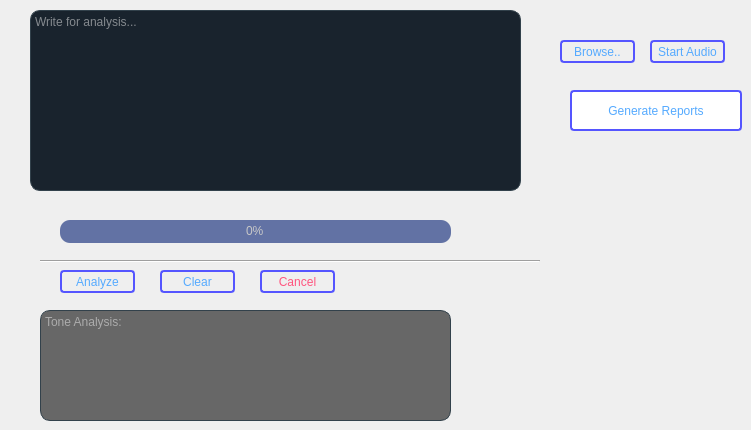
   <widget class="QWidget" name="tab_3">
    <attribute name="title">
     <string>Tone Analyzer</string>
    </attribute>
    <widget class="QPlainTextEdit" name="plainTextEdit">
     <property name="geometry">
      <rect>
       <x>30</x>
       <y>10</y>
       <width>491</width>
       <height>181</height>
      </rect>
     </property>
     <property name="palette">
      <palette>
       <active>
        <colorrole role="WindowText">
         <brush brushstyle="SolidPattern">
          <color alpha="255">
           <red>240</red>
           <green>240</green>
           <blue>240</blue>
          </color>
         </brush>
        </colorrole>
        <colorrole role="Button">
         <brush brushstyle="SolidPattern">
          <color alpha="255">
           <red>25</red>
           <green>35</green>
           <blue>45</blue>
          </color>
         </brush>
        </colorrole>
        <colorrole role="Text">
         <brush brushstyle="SolidPattern">
          <color alpha="255">
           <red>240</red>
           <green>240</green>
           <blue>240</blue>
          </color>
         </brush>
        </colorrole>
        <colorrole role="ButtonText">
         <brush brushstyle="SolidPattern">
          <color alpha="255">
           <red>240</red>
           <green>240</green>
           <blue>240</blue>
          </color>
         </brush>
        </colorrole>
        <colorrole role="Base">
         <brush brushstyle="SolidPattern">
          <color alpha="255">
           <red>25</red>
           <green>35</green>
           <blue>45</blue>
          </color>
         </brush>
        </colorrole>
        <colorrole role="Window">
         <brush brushstyle="SolidPattern">
          <color alpha="255">
           <red>25</red>
           <green>35</green>
           <blue>45</blue>
          </color>
         </brush>
        </colorrole>
        <colorrole role="PlaceholderText">
         <brush brushstyle="NoBrush">
          <color alpha="128">
           <red>240</red>
           <green>240</green>
           <blue>240</blue>
          </color>
         </brush>
        </colorrole>
       </active>
       <inactive>
        <colorrole role="WindowText">
         <brush brushstyle="SolidPattern">
          <color alpha="255">
           <red>240</red>
           <green>240</green>
           <blue>240</blue>
          </color>
         </brush>
        </colorrole>
        <colorrole role="Button">
         <brush brushstyle="SolidPattern">
          <color alpha="255">
           <red>25</red>
           <green>35</green>
           <blue>45</blue>
          </color>
         </brush>
        </colorrole>
        <colorrole role="Text">
         <brush brushstyle="SolidPattern">
          <color alpha="255">
           <red>240</red>
           <green>240</green>
           <blue>240</blue>
          </color>
         </brush>
        </colorrole>
        <colorrole role="ButtonText">
         <brush brushstyle="SolidPattern">
          <color alpha="255">
           <red>240</red>
           <green>240</green>
           <blue>240</blue>
          </color>
         </brush>
        </colorrole>
        <colorrole role="Base">
         <brush brushstyle="SolidPattern">
          <color alpha="255">
           <red>25</red>
           <green>35</green>
           <blue>45</blue>
          </color>
         </brush>
        </colorrole>
        <colorrole role="Window">
         <brush brushstyle="SolidPattern">
          <color alpha="255">
           <red>25</red>
           <green>35</green>
           <blue>45</blue>
          </color>
         </brush>
        </colorrole>
        <colorrole role="PlaceholderText">
         <brush brushstyle="NoBrush">
          <color alpha="128">
           <red>240</red>
           <green>240</green>
           <blue>240</blue>
          </color>
         </brush>
        </colorrole>
       </inactive>
       <disabled>
        <colorrole role="WindowText">
         <brush brushstyle="SolidPattern">
          <color alpha="255">
           <red>240</red>
           <green>240</green>
           <blue>240</blue>
          </color>
         </brush>
        </colorrole>
        <colorrole role="Button">
         <brush brushstyle="SolidPattern">
          <color alpha="255">
           <red>25</red>
           <green>35</green>
           <blue>45</blue>
          </color>
         </brush>
        </colorrole>
        <colorrole role="Text">
         <brush brushstyle="SolidPattern">
          <color alpha="255">
           <red>240</red>
           <green>240</green>
           <blue>240</blue>
          </color>
         </brush>
        </colorrole>
        <colorrole role="ButtonText">
         <brush brushstyle="SolidPattern">
          <color alpha="255">
           <red>240</red>
           <green>240</green>
           <blue>240</blue>
          </color>
         </brush>
        </colorrole>
        <colorrole role="Base">
         <brush brushstyle="SolidPattern">
          <color alpha="255">
           <red>25</red>
           <green>35</green>
           <blue>45</blue>
          </color>
         </brush>
        </colorrole>
        <colorrole role="Window">
         <brush brushstyle="SolidPattern">
          <color alpha="255">
           <red>25</red>
           <green>35</green>
           <blue>45</blue>
          </color>
         </brush>
        </colorrole>
        <colorrole role="PlaceholderText">
         <brush brushstyle="NoBrush">
          <color alpha="128">
           <red>240</red>
           <green>240</green>
           <blue>240</blue>
          </color>
         </brush>
        </colorrole>
       </disabled>
      </palette>
     </property>
     <property name="styleSheet">
      <string notr="true">QPlainTextEdit {
  background-color: #19232D;
  color: #F0F0F0;
  border-radius: 10px;
  border: 1px solid #32414B;
}

QPlainTextEdit:hover {
  border: 1px solid #148CD2;
  color: #F0F0F0;
}

QPlainTextEdit:focus {
  border: 1px solid #1464A0;
}

QPlainTextEdit:selected {
  background: #1464A0;
  color: #32414B;
}
</string>
     </property>
     <property name="horizontalScrollBarPolicy">
      <enum>Qt::ScrollBarAlwaysOff</enum>
     </property>
     <property name="placeholderText">
      <string>Write for analysis...</string>
     </property>
    </widget>
    <widget class="QPushButton" name="pushButton_12">
     <property name="geometry">
      <rect>
       <x>160</x>
       <y>270</y>
       <width>75</width>
       <height>23</height>
      </rect>
     </property>
     <property name="cursor">
      <cursorShape>PointingHandCursor</cursorShape>
     </property>
     <property name="styleSheet">
      <string notr="true">QPushButton{
border: 2px solid rgb(85, 85, 255);
color: rgb(85, 170, 255);
	
border-radius:4px;
}

QPushButton:pressed{
border: 2px solid rgb(255, 85, 127);
color: rgb(85, 85, 200);
	
border-radius:4px;
}`
QPlainTextEdit:hover {
  border: 1px solid #148CD2;
  color: #F0F0F0;
}

QPusht:focus {
  border: 1px solid #1464A0;
}

QPlainTextEdit:selected {
  background: #1464A0;
  color: #32414B;
}
</string>
     </property>
     <property name="text">
      <string>Clear</string>
     </property>
    </widget>
    <widget class="QPushButton" name="pushButton_13">
     <property name="geometry">
      <rect>
       <x>260</x>
       <y>270</y>
       <width>75</width>
       <height>23</height>
      </rect>
     </property>
     <property name="cursor">
      <cursorShape>PointingHandCursor</cursorShape>
     </property>
     <property name="styleSheet">
      <string notr="true">QPushButton{
border: 2px solid rgb(85, 85, 255);
color: rgb(255, 85, 127);
	
border-radius:4px;
}

QPushButton:pressed{
border: 2px solid rgb(255, 85, 127);
color: rgb(85, 85, 200);
	background-color: rgb(255, 85, 127);
	
border-radius:4px;
}`
QPlainTextEdit:hover {
  border: 1px solid #148CD2;
  color: #F0F0F0;
}

QPusht:focus {
  border: 1px solid #1464A0;
}

QPlainTextEdit:selected {
  background: #1464A0;
  color: #32414B;
}
</string>
     </property>
     <property name="text">
      <string>Cancel</string>
     </property>
    </widget>
    <widget class="QPushButton" name="pushButton_9">
     <property name="geometry">
      <rect>
       <x>60</x>
       <y>270</y>
       <width>75</width>
       <height>23</height>
      </rect>
     </property>
     <property name="cursor">
      <cursorShape>PointingHandCursor</cursorShape>
     </property>
     <property name="styleSheet">
      <string notr="true">QPushButton{
border: 2px solid rgb(85, 85, 255);
color: rgb(85, 170, 255);
	
border-radius:4px;
}

QPushButton:pressed{
border: 2px solid rgb(255, 85, 127);
color: rgb(85, 85, 200);
	
border-radius:4px;
}`
QPlainTextEdit:hover {
  border: 1px solid #148CD2;
  color: #F0F0F0;
}

QPusht:focus {
  border: 1px solid #1464A0;
}

QPlainTextEdit:selected {
  background: #1464A0;
  color: #32414B;
}
</string>
     </property>
     <property name="text">
      <string>Analyze</string>
     </property>
    </widget>
    <widget class="QTextBrowser" name="textBrowser">
     <property name="geometry">
      <rect>
       <x>40</x>
       <y>310</y>
       <width>411</width>
       <height>111</height>
      </rect>
     </property>
     <property name="styleSheet">
      <string notr="true">QTextBrowser {
  background-color: rgb(103, 103, 103);
  color: #F0F0F0;
  border-radius: 10px;
  border: 1px solid #32414B;
}

QTextBrowser:hover {
  border: 1px solid #148CD2;
  color: #F0F0F0;
}

QTextBrowser:focus {
  border: 1px solid rgb(0, 170, 127);
}

QPlainTextEdit:selected {
  background: #1464A0;
  color: #32414B;
}
</string>
     </property>
     <property name="html">
      <string>&lt;!DOCTYPE HTML PUBLIC &quot;-//W3C//DTD HTML 4.0//EN&quot; &quot;http://www.w3.org/TR/REC-html40/strict.dtd&quot;&gt;
&lt;html&gt;&lt;head&gt;&lt;meta name=&quot;qrichtext&quot; content=&quot;1&quot; /&gt;&lt;style type=&quot;text/css&quot;&gt;
p, li { white-space: pre-wrap; }
&lt;/style&gt;&lt;/head&gt;&lt;body style=&quot; font-family:'MS Shell Dlg 2'; font-size:8.25pt; font-weight:400; font-style:normal;&quot;&gt;
&lt;p style=&quot;-qt-paragraph-type:empty; margin-top:0px; margin-bottom:0px; margin-left:0px; margin-right:0px; -qt-block-indent:0; text-indent:0px;&quot;&gt;&lt;br /&gt;&lt;/p&gt;&lt;/body&gt;&lt;/html&gt;</string>
     </property>
     <property name="placeholderText">
      <string>Tone Analysis:</string>
     </property>
    </widget>
    <widget class="QPushButton" name="pushButton">
     <property name="geometry">
      <rect>
       <x>570</x>
       <y>90</y>
       <width>172</width>
       <height>41</height>
      </rect>
     </property>
     <property name="styleSheet">
      <string notr="true">QPushButton{
	color: rgb(7, 20, 52);
/*color:rgb(255, 255, 255)*/;
background-color: rgb(255, 255, 255)/*rgb(231, 231, 231)*/;
}

QPushButton{
border: 2px solid rgb(85, 85, 255);
color: rgb(85, 170, 255);
	
border-radius:4px;
}

QPushButton:pressed{
border: 2px solid rgb(255, 85, 127);
color: rgb(85, 85, 200);
	
border-radius:4px;
}`
QPlainTextEdit:hover {
  border: 1px solid #148CD2;
  color: #F0F0F0;
}

QPusht:focus {
  border: 1px solid #1464A0;
}

QPlainTextEdit:selected {
  background: #1464A0;
  color: #32414B;
}
</string>
     </property>
     <property name="text">
      <string>Generate Reports</string>
     </property>
     <property name="icon">
      <iconset>
       <normaloff>Asset/1924603.svg</normaloff>Asset/1924603.svg</iconset>
     </property>
    </widget>
    <widget class="QPushButton" name="pushButton_14">
     <property name="geometry">
      <rect>
       <x>560</x>
       <y>40</y>
       <width>75</width>
       <height>23</height>
      </rect>
     </property>
     <property name="cursor">
      <cursorShape>PointingHandCursor</cursorShape>
     </property>
     <property name="styleSheet">
      <string notr="true">QPushButton{
border: 2px solid rgb(85, 85, 255);
color: rgb(85, 170, 255);
	
border-radius:4px;
}

QPushButton:pressed{
border: 2px solid rgb(255, 85, 127);
color: rgb(85, 85, 200);
	
border-radius:4px;
}`
QPlainTextEdit:hover {
  border: 1px solid #148CD2;
  color: #F0F0F0;
}

QPusht:focus {
  border: 1px solid #1464A0;
}

QPlainTextEdit:selected {
  background: #1464A0;
  color: #32414B;
}
</string>
     </property>
     <property name="text">
      <string>Browse..</string>
     </property>
    </widget>
    <widget class="QPushButton" name="pushButton_15">
     <property name="geometry">
      <rect>
       <x>650</x>
       <y>40</y>
       <width>75</width>
       <height>23</height>
      </rect>
     </property>
     <property name="cursor">
      <cursorShape>PointingHandCursor</cursorShape>
     </property>
     <property name="styleSheet">
      <string notr="true">QPushButton{
border: 2px solid rgb(85, 85, 255);
color: rgb(85, 170, 255);
	
border-radius:4px;
}

QPushButton:pressed{
border: 2px solid rgb(255, 85, 127);
color: rgb(85, 85, 200);
	
border-radius:4px;
}`
QPlainTextEdit:hover {
  border: 1px solid #148CD2;
  color: #F0F0F0;
}

QPusht:focus {
  border: 1px solid #1464A0;
}

QPlainTextEdit:selected {
  background: #1464A0;
  color: #32414B;
}
</string>
     </property>
     <property name="text">
      <string>Start Audio</string>
     </property>
    </widget>
    <widget class="Line" name="line">
     <property name="geometry">
      <rect>
       <x>40</x>
       <y>260</y>
       <width>500</width>
       <height>3</height>
      </rect>
     </property>
     <property name="orientation">
      <enum>Qt::Horizontal</enum>
     </property>
    </widget>
    <widget class="QProgressBar" name="progressBar_2">
     <property name="geometry">
      <rect>
       <x>60</x>
       <y>220</y>
       <width>391</width>
       <height>23</height>
      </rect>
     </property>
     <property name="styleSheet">
      <string notr="true">QProgressBar {
	
	background-color: rgb(98, 114, 164);
	color: rgb(200, 200, 200);
	border-style: none;
	border-radius: 10px;
	text-align: center;
}
QProgressBar::chunk{
	border-radius: 10px;
	background-color: qlineargradient(spread:pad, x1:0, y1:0.511364, x2:1, y2:0.523, stop:0 rgba(254, 121, 199, 255), stop:1 rgba(170, 85, 255, 255));
}</string>
     </property>
     <property name="value">
      <number>0</number>
     </property>
     <property name="textVisible">
      <bool>true</bool>
     </property>
    </widget>
   </widget>
